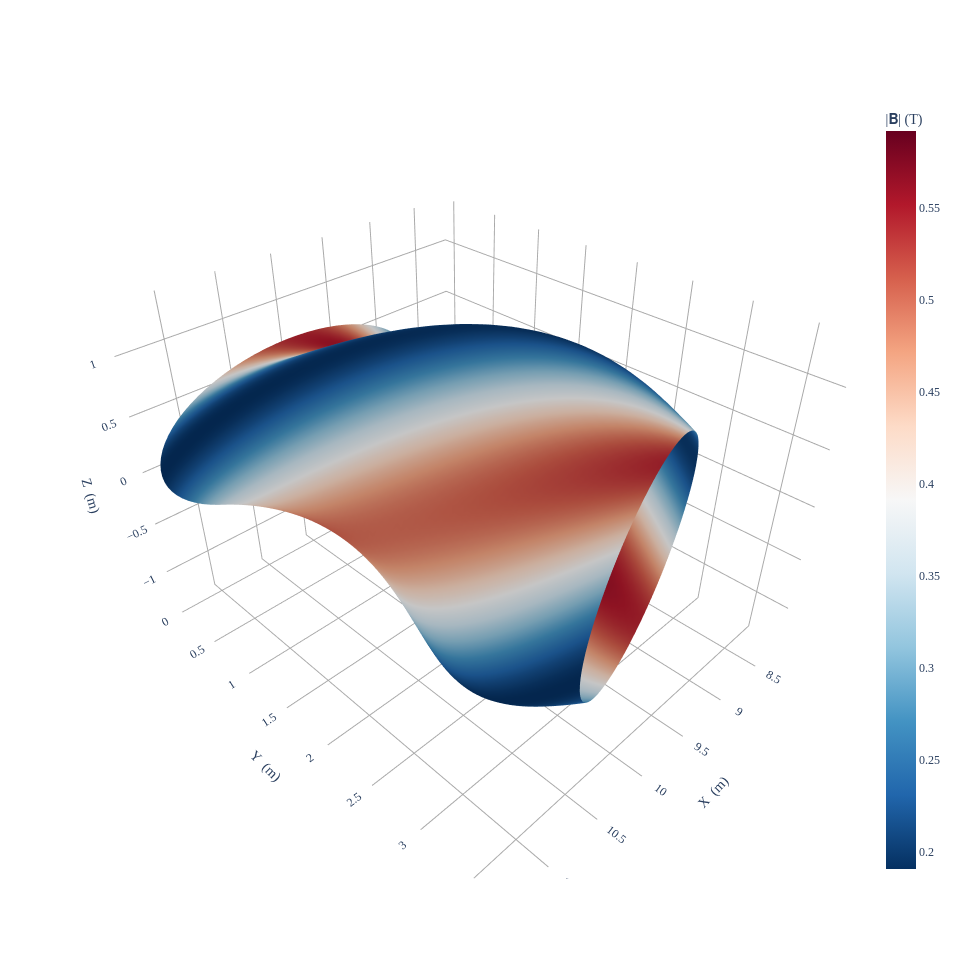

The notebook cell this image was saved under:
### Code cell
# ------------------------------------------------------------
# 5. Built-in DESC 3D plot
# ------------------------------------------------------------
from desc.grid import LinearGrid
from desc.plotting import plot_3d
import numpy as np

grid = LinearGrid(
    rho=np.array([1.0]),
    theta=np.linspace(0, 2*np.pi, 80),
    zeta=np.linspace(0, 2*np.pi / eq.NFP, 80),
    NFP=eq.NFP,
)

fig = plot_3d(eq, "|B|", grid=grid)
fig.show()

### Figure 1 — Plotly figure (JSON) as saved in the notebook; plotly's stock layout.template omitted (floating-point values rounded to 4 significant figures; data arrays with more than 128 entries replaced by an {"elided": "..."} marker saying what was removed)
{"data": [{"colorbar": {"title": {"text": "|𝐁| (T)"}}, "colorscale": [[0, "rgb(5,48,97)"], [0.1, "rgb(33,102,172)"], [0.2, "rgb(67,147,195)"], [0.3, "rgb(146,197,222)"], [0.4, "rgb(209,229,240)"], [0.5, "rgb(247,247,247)"], [0.6, "rgb(253,219,199)"], [0.7, "rgb(244,165,130)"], [0.8, "rgb(214,96,77)"], [0.9, "rgb(178,24,43)"], [1, "rgb(103,0,31)"]], "flatshading": true, "i": {"elided": "12482 int values"}, "intensity": {"elided": "6400 float values"}, "j": {"elided": "12482 int values"}, "k": {"elided": "12482 int values"}, "name": "|𝐁| (T)", "opacity": 1, "showscale": true, "type": "mesh3d", "x": {"elided": "6400 float values"}, "y": {"elided": "6400 float values"}, "z": {"elided": "6400 float values"}}], "layout": {"font": {"family": "Times"}, "height": 959.1, "scene": {"aspectmode": "data", "xaxis": {"backgroundcolor": "white", "gridcolor": "darkgrey", "showbackground": false, "showgrid": true, "showticklabels": true, "title": {"text": "X  (m)"}, "zeroline": true, "zerolinecolor": "darkgrey"}, "yaxis": {"backgroundcolor": "white", "gridcolor": "darkgrey", "showbackground": false, "showgrid": true, "showticklabels": true, "title": {"text": "Y  (m)"}, "zeroline": true, "zerolinecolor": "darkgrey"}, "zaxis": {"backgroundcolor": "white", "gridcolor": "darkgrey", "showbackground": false, "showgrid": true, "showticklabels": true, "title": {"text": "Z  (m)"}, "zeroline": true, "zerolinecolor": "darkgrey"}}, "title": {"text": "", "x": 0.5, "xanchor": "center", "y": 0.9, "yanchor": "top"}, "width": 959.1}}
